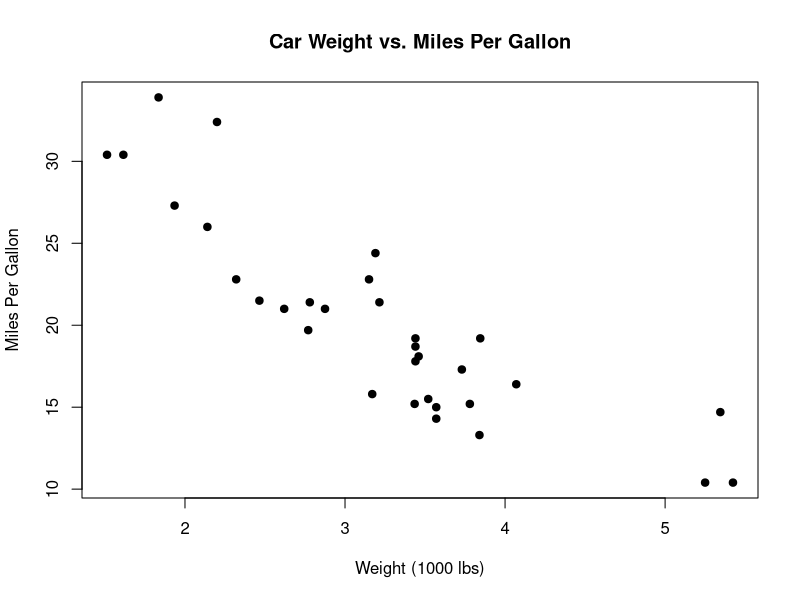

Source code (R):

# Assignment #7: Generic Functions and S3 vs. S4
# Name: Tammi Phung

# 1. Choose and Inspect Data


# Load the built-in mtcars dataset
data("mtcars")

# Display the first six rows
head(mtcars)

# Describe the structure
str(mtcars)

# Check the class and underlying type
class(mtcars)
typeof(mtcars)



# 2. Test Generic Functions


# Generic function: print()
print(mtcars)

# Generic function: summary()
summary(mtcars)

# Generic function: plot()
plot(mtcars$wt, mtcars$mpg,
     main = "Car Weight vs. Miles Per Gallon",
     xlab = "Weight (1000 lbs)",
     ylab = "Miles Per Gallon",
     pch = 19)

# Check which methods are available
methods("print")
methods("summary")
methods("plot")

# Explanation:
# These functions are generics that can dispatch to
# methods based on the class of the supplied object.
# mtcars is a data frame, so class-specific methods
# may be used when available.
# For example, print.data.frame() handles printing
# a data frame, while summary() summarizes its columns.



# 3. Explore S3 Objects

# Create an S3 object
s3_obj <- list(name = "Myself", age = 29, GPA = 3.5)
class(s3_obj) <- "student_s3"

# Display the object
print(s3_obj)

# Define an S3 print method
print.student_s3 <- function(x, ...) {
  cat("S3 Student Object\n")
  cat("Name:", x$name, "\n")
  cat("Age:", x$age, "\n")
  cat("GPA:", x$GPA, "\n")
}

# Call the generic function
print(s3_obj)

# Inspect the S3 object
class(s3_obj)
typeof(s3_obj)
isS4(s3_obj)



# 4. Explore S4 Objects

# Define an S4 class
setClass("student_s4",
         slots = c(
           name = "character",
           age = "numeric",
           GPA = "numeric"
         ))

# Create an S4 object
s4_obj <- new("student_s4",
              name = "Myself",
              age = 29,
              GPA = 3.5)

# Define an S4 show method
setMethod("show", "student_s4",
          function(object) {
            cat("S4 Student Object\n")
            cat("Name:", object@name, "\n")
            cat("Age:", object@age, "\n")
            cat("GPA:", object@GPA, "\n")
          })

# Display the S4 object using the show generic
show(s4_obj)

# Inspect the S4 object
class(s4_obj)
typeof(s4_obj)
isS4(s4_obj)

# View the formal class definition
getClass("student_s4")

# Access individual slots
s4_obj@name
s4_obj@age
s4_obj@GPA



# 5. Compare S3 and S4

# S3 inspection
class(s3_obj)
attributes(s3_obj)

# S4 inspection
isS4(s4_obj)
slotNames(s4_obj)
getClass("student_s4")
